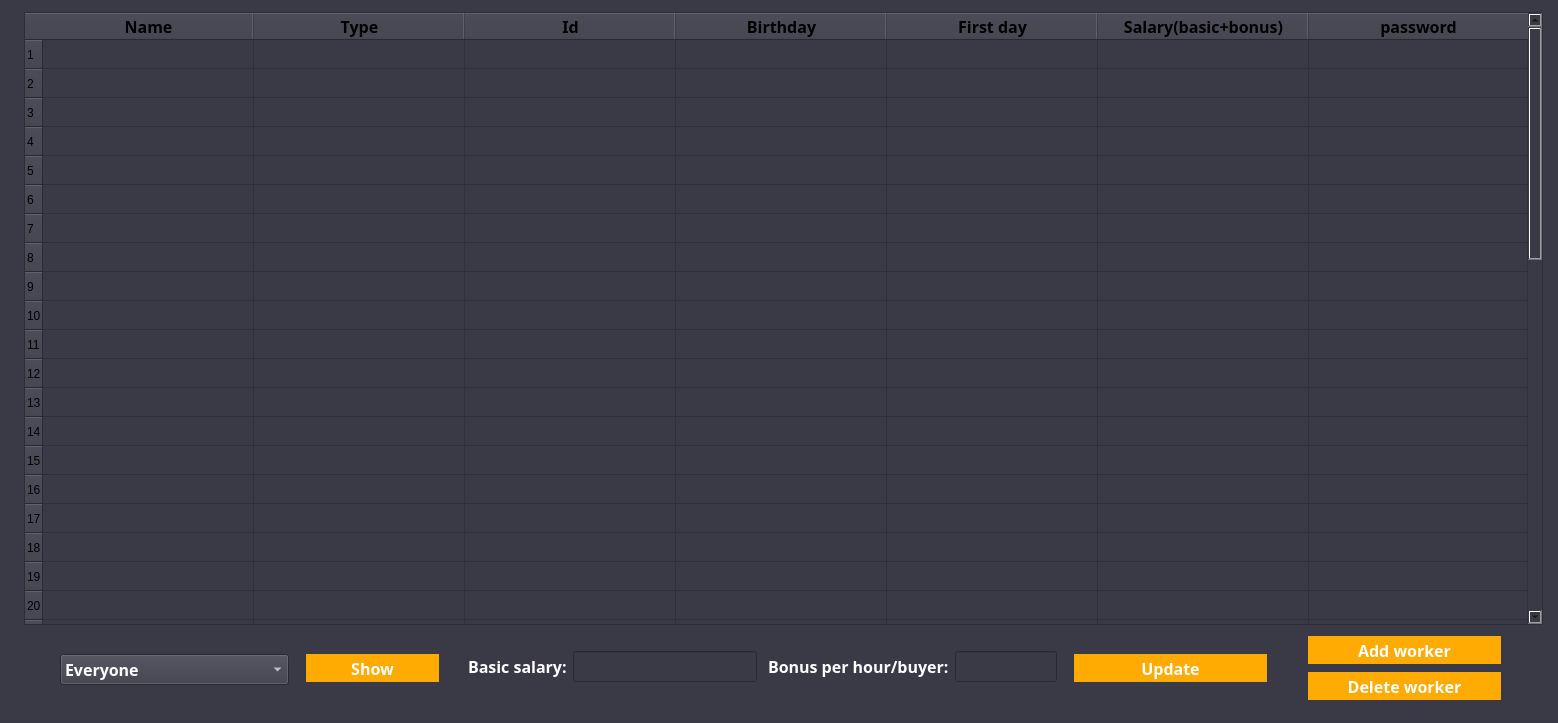
<?xml version="1.0" encoding="UTF-8"?>
<ui version="4.0">
 <class>Main</class>
 <widget class="QMainWindow" name="Main">
  <property name="enabled">
   <bool>true</bool>
  </property>
  <property name="geometry">
   <rect>
    <x>0</x>
    <y>0</y>
    <width>1558</width>
    <height>723</height>
   </rect>
  </property>
  <property name="mouseTracking">
   <bool>false</bool>
  </property>
  <property name="windowTitle">
   <string>Main</string>
  </property>
  <property name="autoFillBackground">
   <bool>false</bool>
  </property>
  <property name="styleSheet">
   <string notr="true">background-color: #3a3a47;</string>
  </property>
  <widget class="QWidget" name="centralwidget">
   <widget class="QTableWidget" name="tw_show">
    <property name="geometry">
     <rect>
      <x>24</x>
      <y>12</y>
      <width>1519</width>
      <height>613</height>
     </rect>
    </property>
    <property name="font">
     <font>
      <family>Century Gothic</family>
      <pointsize>14</pointsize>
      <weight>75</weight>
      <bold>true</bold>
     </font>
    </property>
    <property name="editTriggers">
     <set>QAbstractItemView::NoEditTriggers</set>
    </property>
    <property name="tabKeyNavigation">
     <bool>true</bool>
    </property>
    <property name="selectionBehavior">
     <enum>QAbstractItemView::SelectRows</enum>
    </property>
    <property name="rowCount">
     <number>50</number>
    </property>
    <property name="columnCount">
     <number>7</number>
    </property>
    <attribute name="horizontalHeaderCascadingSectionResizes">
     <bool>false</bool>
    </attribute>
    <attribute name="horizontalHeaderDefaultSectionSize">
     <number>211</number>
    </attribute>
    <attribute name="horizontalHeaderShowSortIndicator" stdset="0">
     <bool>false</bool>
    </attribute>
    <attribute name="horizontalHeaderStretchLastSection">
     <bool>true</bool>
    </attribute>
    <attribute name="verticalHeaderMinimumSectionSize">
     <number>27</number>
    </attribute>
    <attribute name="verticalHeaderDefaultSectionSize">
     <number>29</number>
    </attribute>
    <attribute name="verticalHeaderStretchLastSection">
     <bool>true</bool>
    </attribute>
    <row/>
    <row/>
    <row/>
    <row/>
    <row/>
    <row/>
    <row/>
    <row/>
    <row/>
    <row/>
    <row/>
    <row/>
    <row/>
    <row/>
    <row/>
    <row/>
    <row/>
    <row/>
    <row/>
    <row/>
    <row/>
    <row/>
    <row/>
    <row/>
    <row/>
    <row/>
    <row/>
    <row/>
    <row/>
    <row/>
    <row/>
    <row/>
    <row/>
    <row/>
    <row/>
    <row/>
    <row/>
    <row/>
    <row/>
    <row/>
    <row/>
    <row/>
    <row/>
    <row/>
    <row/>
    <row/>
    <row/>
    <row/>
    <row/>
    <row/>
    <column>
     <property name="text">
      <string>Name</string>
     </property>
     <property name="font">
      <font>
       <family>Century Gothic</family>
       <pointsize>12</pointsize>
       <weight>75</weight>
       <bold>true</bold>
      </font>
     </property>
     <property name="background">
      <color>
       <red>255</red>
       <green>255</green>
       <blue>255</blue>
      </color>
     </property>
    </column>
    <column>
     <property name="text">
      <string>Type</string>
     </property>
     <property name="font">
      <font>
       <family>Century Gothic</family>
       <pointsize>12</pointsize>
       <weight>75</weight>
       <bold>true</bold>
      </font>
     </property>
    </column>
    <column>
     <property name="text">
      <string>Id</string>
     </property>
     <property name="font">
      <font>
       <family>Century Gothic</family>
       <pointsize>12</pointsize>
       <weight>75</weight>
       <bold>true</bold>
      </font>
     </property>
    </column>
    <column>
     <property name="text">
      <string>Birthday</string>
     </property>
     <property name="font">
      <font>
       <family>Century Gothic</family>
       <pointsize>12</pointsize>
       <weight>75</weight>
       <bold>true</bold>
      </font>
     </property>
    </column>
    <column>
     <property name="text">
      <string>First day</string>
     </property>
     <property name="font">
      <font>
       <family>Century Gothic</family>
       <pointsize>12</pointsize>
       <weight>75</weight>
       <bold>true</bold>
      </font>
     </property>
    </column>
    <column>
     <property name="text">
      <string>Salary(basic+bonus)</string>
     </property>
     <property name="font">
      <font>
       <family>Century Gothic</family>
       <pointsize>12</pointsize>
       <weight>75</weight>
       <bold>true</bold>
      </font>
     </property>
    </column>
    <column>
     <property name="text">
      <string>password</string>
     </property>
     <property name="font">
      <font>
       <family>Century Gothic</family>
       <pointsize>12</pointsize>
       <weight>75</weight>
       <bold>true</bold>
      </font>
     </property>
    </column>
    <item row="0" column="0">
     <property name="text">
      <string/>
     </property>
    </item>
    <item row="0" column="1">
     <property name="text">
      <string/>
     </property>
    </item>
    <item row="0" column="2">
     <property name="text">
      <string/>
     </property>
    </item>
   </widget>
   <widget class="QComboBox" name="cb_show">
    <property name="geometry">
     <rect>
      <x>60</x>
      <y>654</y>
      <width>229</width>
      <height>31</height>
     </rect>
    </property>
    <property name="maximumSize">
     <size>
      <width>16777215</width>
      <height>16777215</height>
     </size>
    </property>
    <property name="font">
     <font>
      <family>Century Gothic</family>
      <pointsize>12</pointsize>
      <weight>75</weight>
      <bold>true</bold>
     </font>
    </property>
    <property name="styleSheet">
     <string notr="true">color: #FFF;</string>
    </property>
    <item>
     <property name="text">
      <string>Everyone</string>
     </property>
    </item>
    <item>
     <property name="text">
      <string>Type</string>
     </property>
    </item>
    <item>
     <property name="text">
      <string>Salary</string>
     </property>
    </item>
    <item>
     <property name="text">
      <string>Bonus</string>
     </property>
    </item>
    <item>
     <property name="text">
      <string>Age</string>
     </property>
    </item>
    <item>
     <property name="text">
      <string>Time worked</string>
     </property>
    </item>
   </widget>
   <widget class="QPushButton" name="lbl_addingWorker">
    <property name="geometry">
     <rect>
      <x>1308</x>
      <y>636</y>
      <width>193</width>
      <height>28</height>
     </rect>
    </property>
    <property name="font">
     <font>
      <family>Century Gothic</family>
      <pointsize>12</pointsize>
      <weight>75</weight>
      <bold>true</bold>
      <underline>false</underline>
      <strikeout>false</strikeout>
     </font>
    </property>
    <property name="styleSheet">
     <string notr="true">QPushButton{
  background-color: rgb(255, 171, 2);
  border: none;
  color: white;
  text-decoration: none;
  display: inline-block;
  cursor: pointer;
}
QPushButton:hover{
    background-color: rgb(255, 137, 2);
    color: rgb(217, 217, 217);
}</string>
    </property>
    <property name="text">
     <string>Add worker</string>
    </property>
   </widget>
   <widget class="QPushButton" name="lbl_show">
    <property name="geometry">
     <rect>
      <x>306</x>
      <y>654</y>
      <width>133</width>
      <height>28</height>
     </rect>
    </property>
    <property name="font">
     <font>
      <family>Century Gothic</family>
      <pointsize>12</pointsize>
      <weight>75</weight>
      <bold>true</bold>
      <underline>false</underline>
      <strikeout>false</strikeout>
     </font>
    </property>
    <property name="styleSheet">
     <string notr="true">QPushButton{
  background-color: rgb(255, 171, 2);
  border: none;
  color: white;
  text-decoration: none;
  display: inline-block;
  cursor: pointer;
}
QPushButton:hover{
    background-color: rgb(255, 137, 2);
    color: rgb(217, 217, 217);
}</string>
    </property>
    <property name="text">
     <string>Show</string>
    </property>
   </widget>
   <widget class="QPushButton" name="lbl_updating">
    <property name="geometry">
     <rect>
      <x>1074</x>
      <y>654</y>
      <width>193</width>
      <height>28</height>
     </rect>
    </property>
    <property name="font">
     <font>
      <family>Century Gothic</family>
      <pointsize>12</pointsize>
      <weight>75</weight>
      <bold>true</bold>
      <underline>false</underline>
      <strikeout>false</strikeout>
     </font>
    </property>
    <property name="styleSheet">
     <string notr="true">QPushButton{
  background-color: rgb(255, 171, 2);
  border: none;
  color: white;
  text-decoration: none;
  display: inline-block;
  cursor: pointer;
}
QPushButton:hover{
    background-color: rgb(255, 137, 2);
    color: rgb(217, 217, 217);
}</string>
    </property>
    <property name="text">
     <string>Update</string>
    </property>
   </widget>
   <widget class="QWidget" name="horizontalLayoutWidget_2">
    <property name="geometry">
     <rect>
      <x>468</x>
      <y>648</y>
      <width>289</width>
      <height>37</height>
     </rect>
    </property>
    <layout class="QHBoxLayout" name="hl_id">
     <item>
      <widget class="QLabel" name="lbl_id">
       <property name="font">
        <font>
         <family>Century Gothic</family>
         <pointsize>12</pointsize>
         <weight>75</weight>
         <bold>true</bold>
        </font>
       </property>
       <property name="styleSheet">
        <string notr="true">color: rgb(255, 255, 255);</string>
       </property>
       <property name="text">
        <string>Basic salary:</string>
       </property>
      </widget>
     </item>
     <item>
      <widget class="QLineEdit" name="le_id">
       <property name="font">
        <font>
         <family>Century Gothic</family>
         <pointsize>12</pointsize>
         <weight>75</weight>
         <bold>true</bold>
        </font>
       </property>
       <property name="styleSheet">
        <string notr="true">color: rgb(255, 255, 255);</string>
       </property>
      </widget>
     </item>
    </layout>
   </widget>
   <widget class="QWidget" name="horizontalLayoutWidget_3">
    <property name="geometry">
     <rect>
      <x>768</x>
      <y>648</y>
      <width>289</width>
      <height>37</height>
     </rect>
    </property>
    <layout class="QHBoxLayout" name="hl_id_2">
     <item>
      <widget class="QLabel" name="lbl_id_2">
       <property name="font">
        <font>
         <family>Century Gothic</family>
         <pointsize>12</pointsize>
         <weight>75</weight>
         <bold>true</bold>
        </font>
       </property>
       <property name="styleSheet">
        <string notr="true">color: rgb(255, 255, 255);</string>
       </property>
       <property name="text">
        <string>Bonus per hour/buyer:</string>
       </property>
      </widget>
     </item>
     <item>
      <widget class="QLineEdit" name="le_id_2">
       <property name="font">
        <font>
         <family>Century Gothic</family>
         <pointsize>12</pointsize>
         <weight>75</weight>
         <bold>true</bold>
        </font>
       </property>
       <property name="styleSheet">
        <string notr="true">color: rgb(255, 255, 255);</string>
       </property>
      </widget>
     </item>
    </layout>
   </widget>
   <widget class="QPushButton" name="lbl_addingWorker_2">
    <property name="geometry">
     <rect>
      <x>1308</x>
      <y>672</y>
      <width>193</width>
      <height>28</height>
     </rect>
    </property>
    <property name="font">
     <font>
      <family>Century Gothic</family>
      <pointsize>12</pointsize>
      <weight>75</weight>
      <bold>true</bold>
      <underline>false</underline>
      <strikeout>false</strikeout>
     </font>
    </property>
    <property name="styleSheet">
     <string notr="true">QPushButton{
  background-color: rgb(255, 171, 2);
  border: none;
  color: white;
  text-decoration: none;
  display: inline-block;
  cursor: pointer;
}
QPushButton:hover{
    background-color: rgb(255, 137, 2);
    color: rgb(217, 217, 217);
}</string>
    </property>
    <property name="text">
     <string>Delete worker</string>
    </property>
   </widget>
  </widget>
  <widget class="QStatusBar" name="statusbar"/>
 </widget>
 <resources/>
 <connections/>
</ui>
